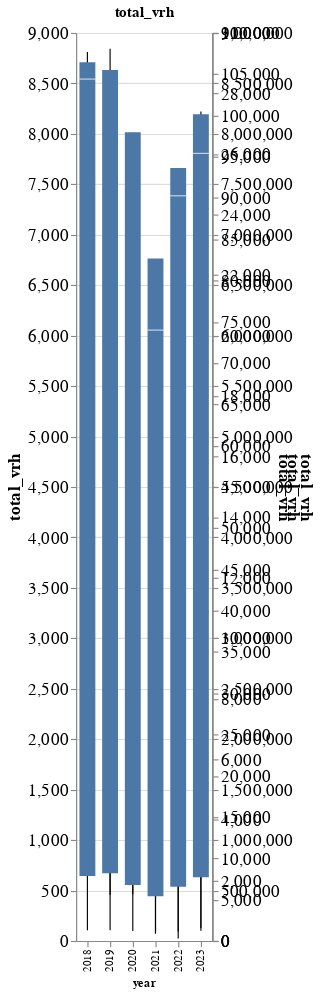
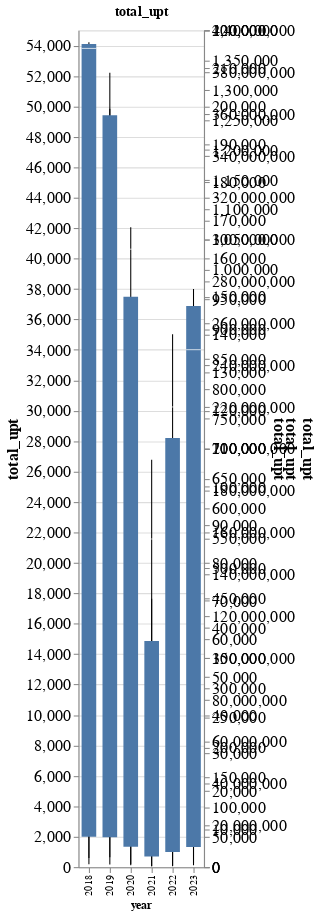
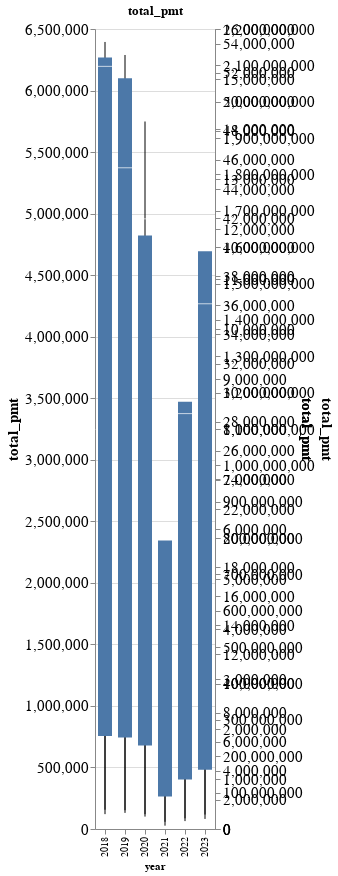

These figures' notebook cell, in order:
### Markdown cell above
#### Boxplot of each metric grand total per year

### Code cell
all_totals_dict = {
    "total_vrh": vrh_total,
    "total_upt": upt_total,
    "total_pmt": passenger_total,
}

# Boxplot
# removing zero-values to see what happens
for col, df in all_totals_dict.items():
    box_plot = (
        alt.Chart(df[df[col] != 0])
        .mark_boxplot(extent="min-max")
        .encode(
            x="year:N",
            y=alt.Y(col, axis=alt.Axis(format=",.0f", labelFontSize=15, titleFontSize=15)),
            # row = "reporter_type",
            tooltip=["source_agency", alt.Tooltip(col, format=",.f"), "year"],
        )
        .interactive()
        .properties(title=col, height=800, width="container")
    )

    display(
        f"Number of Agencies that reported zero {col}: {df[df[col]==0].ntd_id.nunique()}",
        box_plot.resolve_scale(y="independent"),
    )

### Figure 1 — Vega-Lite specification as saved in the notebook (floating-point values rounded to 4 significant figures; data arrays with more than 128 entries replaced by an {"elided": "..."} marker saying what was removed)
{"config": {"view": {"continuousWidth": 300, "continuousHeight": 300}}, "data": {"name": "data-3ec428427dcd67fa6ad05967c318b017"}, "mark": {"type": "boxplot", "extent": "min-max"}, "encoding": {"tooltip": [{"field": "source_agency", "type": "nominal"}, {"field": "total_vrh", "format": ",.f", "type": "quantitative"}, {"field": "year", "type": "quantitative"}], "x": {"field": "year", "type": "nominal"}, "y": {"axis": {"format": ",.0f", "labelFontSize": 15, "titleFontSize": 15}, "field": "total_vrh", "type": "quantitative"}}, "height": 800, "params": [{"name": "param_4", "select": {"type": "interval", "encodings": ["x", "y"]}, "bind": "scales"}], "resolve": {"scale": {"y": "independent"}}, "title": "total_vrh", "width": "container", "$schema": "https://vega.github.io/schema/vega-lite/v5.20.1.json", "datasets": {"data-3ec428427dcd67fa6ad05967c318b017": {"elided": "1228 records"}}}

### Figure 2 — Vega-Lite specification as saved in the notebook (floating-point values rounded to 4 significant figures; data arrays with more than 128 entries replaced by an {"elided": "..."} marker saying what was removed)
{"config": {"view": {"continuousWidth": 300, "continuousHeight": 300}}, "data": {"name": "data-691a9c883bfcce23dc5978601e848e8f"}, "mark": {"type": "boxplot", "extent": "min-max"}, "encoding": {"tooltip": [{"field": "source_agency", "type": "nominal"}, {"field": "total_upt", "format": ",.f", "type": "quantitative"}, {"field": "year", "type": "quantitative"}], "x": {"field": "year", "type": "nominal"}, "y": {"axis": {"format": ",.0f", "labelFontSize": 15, "titleFontSize": 15}, "field": "total_upt", "type": "quantitative"}}, "height": 800, "params": [{"name": "param_5", "select": {"type": "interval", "encodings": ["x", "y"]}, "bind": "scales"}], "resolve": {"scale": {"y": "independent"}}, "title": "total_upt", "width": "container", "$schema": "https://vega.github.io/schema/vega-lite/v5.20.1.json", "datasets": {"data-691a9c883bfcce23dc5978601e848e8f": {"elided": "1228 records"}}}

### Figure 3 — Vega-Lite specification as saved in the notebook (floating-point values rounded to 4 significant figures; data arrays with more than 128 entries replaced by an {"elided": "..."} marker saying what was removed)
{"config": {"view": {"continuousWidth": 300, "continuousHeight": 300}}, "data": {"name": "data-558eb90efb078654c6c04a75067d37c8"}, "mark": {"type": "boxplot", "extent": "min-max"}, "encoding": {"tooltip": [{"field": "source_agency", "type": "nominal"}, {"field": "total_pmt", "format": ",.f", "type": "quantitative"}, {"field": "year", "type": "quantitative"}], "x": {"field": "year", "type": "nominal"}, "y": {"axis": {"format": ",.0f", "labelFontSize": 15, "titleFontSize": 15}, "field": "total_pmt", "type": "quantitative"}}, "height": 800, "params": [{"name": "param_6", "select": {"type": "interval", "encodings": ["x", "y"]}, "bind": "scales"}], "resolve": {"scale": {"y": "independent"}}, "title": "total_pmt", "width": "container", "$schema": "https://vega.github.io/schema/vega-lite/v5.20.1.json", "datasets": {"data-558eb90efb078654c6c04a75067d37c8": {"elided": "497 records"}}}
